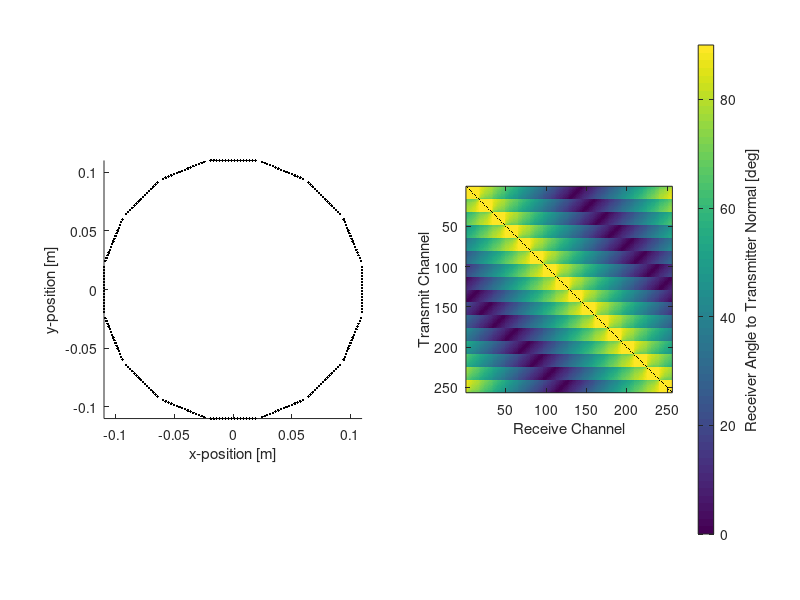

This chart was generated by the following MATLAB code:
% script to calculate the ideal positions of the transducer elements

% close all
clearvars

r         = 0.11;    % array radius in m
p         = 2.54e-3; % element pitch in m
N_per_mod = 16; % number of elements per array module
Nmod      = 16; % number of modules
Ntd       = N_per_mod * Nmod; % total number of elements
delta_angle = 360 / Nmod;

element_positions = zeros(Ntd, 2); % initialise position vector

%% calculate positions of a single module

mod_len = ((N_per_mod) - 1) * p;
mod_x   = linspace(-mod_len/2, mod_len/2, N_per_mod)';
mod_y   = r * ones(N_per_mod, 1);

%% calculate positions of all modules

% loop over modules
for mdx = 1:Nmod
    angle = -(mdx - 1) * delta_angle;
    s = sind(angle);
    c = cosd(angle);
    
    % rotate module coordinates
    mod_x_new = mod_x * c - mod_y * s;
    mod_y_new = mod_x * s + mod_y * c;
   
    % save positions
    i_start = ((mdx - 1) * N_per_mod) + 1;
    i_end   = i_start + N_per_mod - 1;
    element_positions(i_start:i_end, :) = [mod_x_new, mod_y_new];
end

% calculate distances between pairs
distance_matrix = squareform(pdist(element_positions));

% calculate angle between tx/rx vector and normal axis of tx element
angle_to_norm_matrix = zeros(Ntd, Ntd);
for idx = 1:Ntd
    for jdx = 1:Ntd
        if idx == jdx
            angle_to_norm_matrix(idx, jdx) = NaN;
        else
            normal_angle  = floor((idx - 1)/N_per_mod) * delta_angle; % relative to positive y axis
            normal_vector = [sind(normal_angle), cosd(normal_angle), 0];
            pair_vector   = [element_positions(jdx,:) - element_positions(idx,:), 0];
            CosTheta      = dot(normal_vector,pair_vector) / (norm(normal_vector)*norm(pair_vector));
            angle_to_norm_matrix(idx, jdx) = real(acosd(-CosTheta));
        end    
    end
end

%% plot and save data

figure;
subplot(1, 2, 1);
hold on
plot(element_positions(:,1), element_positions(:,2), 'k.')
axis image
xlabel('x-position [m]');
ylabel('y-position [m]');

subplot(1, 2, 2);
imagesc(angle_to_norm_matrix);
C = colorbar;
xlabel('Receive Channel');
ylabel('Transmit Channel');
ylabel(C, 'Receiver Angle to Transmitter Normal [deg]');
axis image

set(gcf, 'position', [581, 576, 1180, 423]);


save('ideal_element_positions.mat', ...
    'element_positions', 'distance_matrix', 'angle_to_norm_matrix');